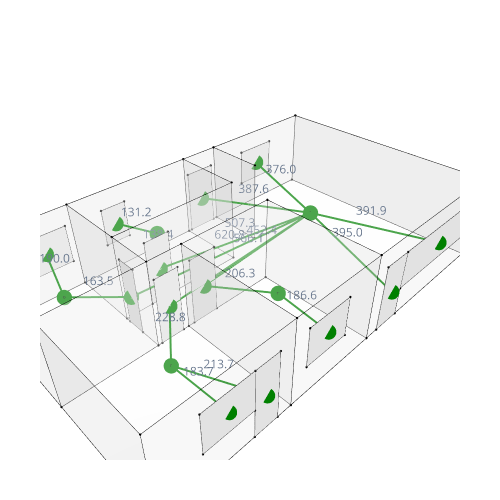

The cell this chart's notebook holds for it:
### Markdown cell above
Showing the  new house and the new graph

### Code cell
Topology.Show(cc_new, doors_new,windows_new,dual_graph_new, edges_new,mid_v_new, midpoint_vertices,
              vertexSizeKey="size",
              vertexColorKey="color",
              edgeWidthKey="width",
              edgeColorKey="color",
              edgeLabelKey="length",
              faceOpacity=0.3,
              backgroundColor="white",
              width=500,
              height=500,
              renderer=renderer,
              
             vertexLabelKey="label",
              showVertexLabel=True,
             
             
             )
